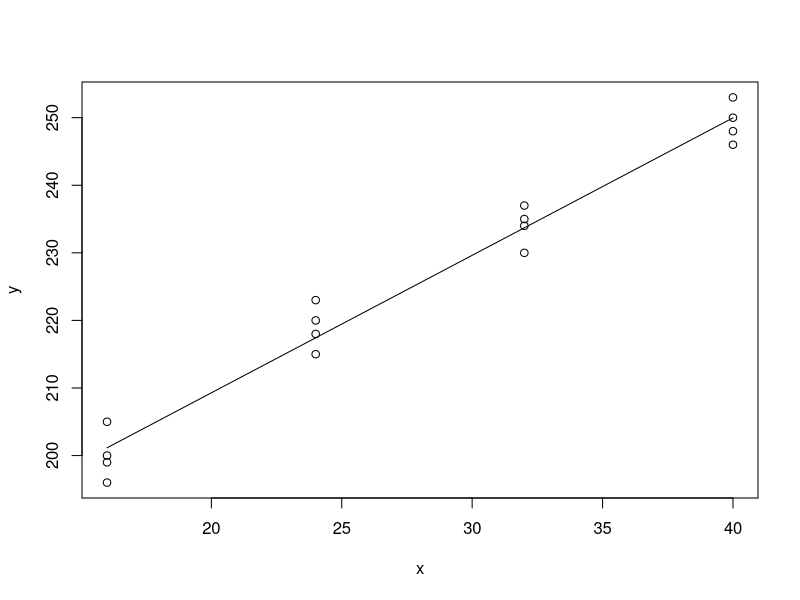

The R script that drew this image:
plastic <- read.csv("plastic.csv")
plastic.xmean <- mean(plastic$x)
plastic.ymean <- mean(plastic$y)
plastic.xdiff <- plastic$x - plastic.xmean
plastic.ydiff <- plastic$y - plastic.ymean
plastic.Sxy <- sum(plastic.xdiff * plastic.ydiff)
plastic.Sxx <- sum(plastic.xdiff^2)
plastic.Syy <- sum(plastic.ydiff^2)
plastic.b1 <- plastic.Sxy/plastic.Sxx
plastic.b0 <- plastic.ymean - plastic.b1*plastic.xmean
# store regression line as a function
plastic.rl <- function(x) {
  plastic.b0 + plastic.b1 * x;
}
plot(plastic)
curve(plastic.rl, from=16, to=40, add=T)
# estimate mean(?) hardness at X=40
plastic.rl(40);  # 249.975
# estimate change in mean hardness when X increases by 1
# the change =~ b1 = 2.034375
# find value of residuals for 10th case
plastic.xresid <- plastic$x - seq(16, 40, length=16)
plastic.yresid <- plastic$y - plastic.rl(
  seq(16, 40, length=16)
)
plastic.xresid[[10]] # 1.6
plastic.yresid[[10]] # 3.555
# estimate variance
plastic.ss <- sum(plastic.ydiff^2)/15 # 363
